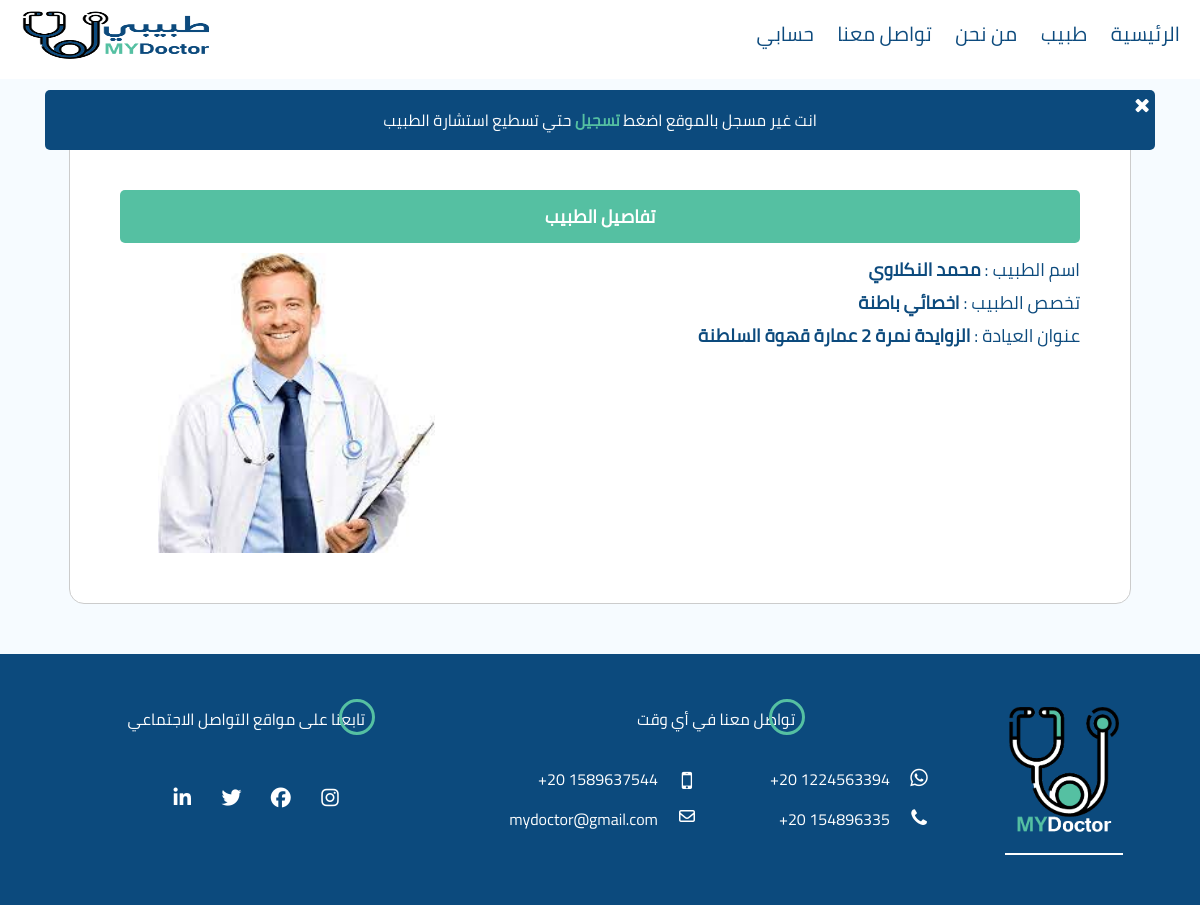
Before: /compelete2.php?id=6 with the older database file.
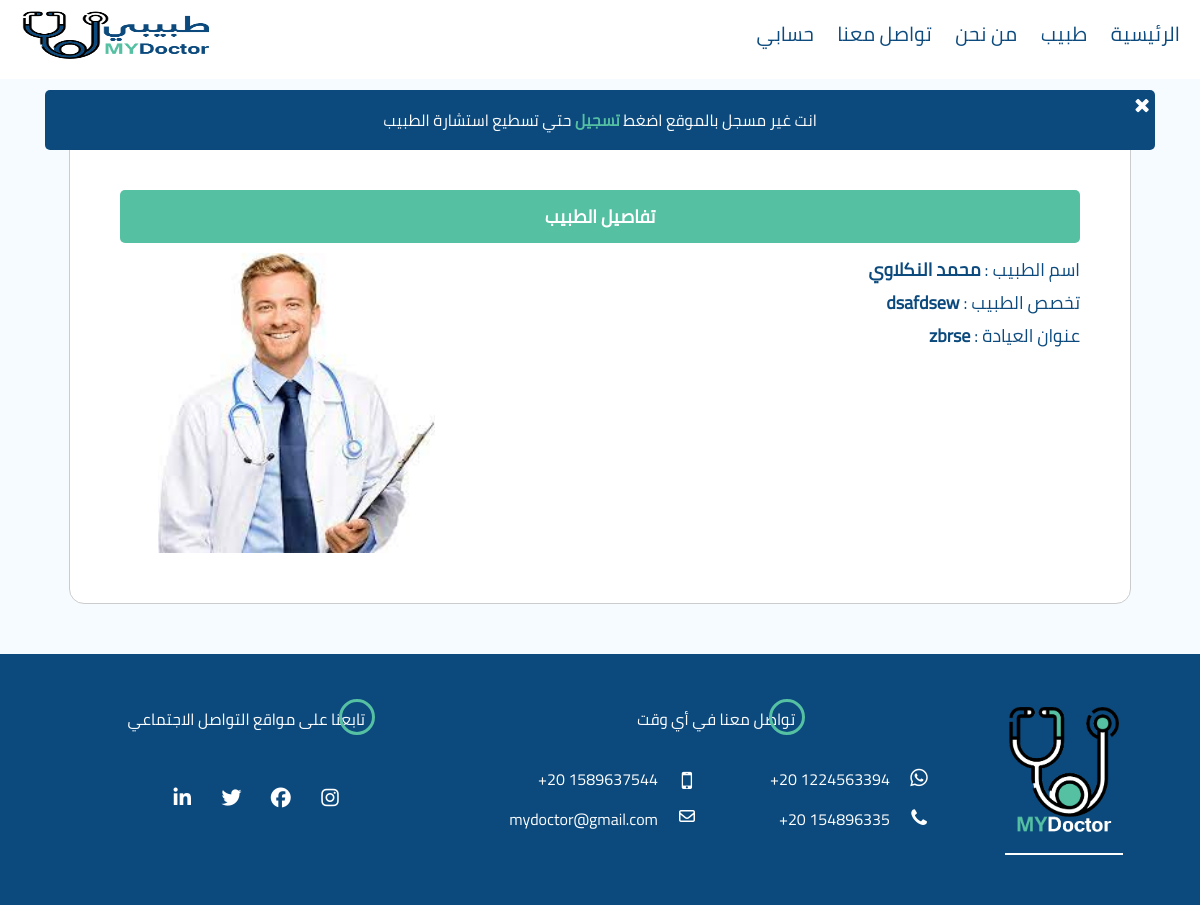
After: the same page with the newer database file.
### tables this page shows
CREATE TABLE `doctors` (
  `ID` int(10) NOT NULL,
  `DocName` varchar(100) NOT NULL,
  `DocEmail` varchar(100) NOT NULL,
  `DocPassword` varchar(100) NOT NULL,
  `DocPhone` varchar(20) NOT NULL,
  `DocGender` varchar(6) NOT NULL,
  `DocAge` int(3) NOT NULL,
  `DocSpec` varchar(200) NOT NULL,
  `DocClinic` varchar(300) NOT NULL,
  `DocCountry` varchar(100) NOT NULL,
  `DocImageSrc` text NOT NULL,
  `Online` varchar(5) NOT NULL,
  `RegDate` date NOT NULL DEFAULT current_timestamp(),
  `qualification` varchar(255) NOT NULL DEFAULT '-',
  `Permit` varchar(255) NOT NULL DEFAULT '-',
  `nNumber` varchar(255) NOT NULL DEFAULT '-',
  `prove` tinyint(4) NOT NULL DEFAULT 0
);

### compelete2.php (the view, shortened to what this page needs)
<?php
require_once 'config.php';
@$id = $_REQUEST['id'];
$sqlGO = "SELECT * FROM doctors WHERE ID = '$id'";
$resultGO = mysqli_query($conn, $sqlGO);
$rowGO = $resultGO->fetch_assoc();
?>
<!DOCTYPE html>
<html lang="en">
<head>
  <link rel="stylesheet" href="css/order.css">
  <link rel="stylesheet" href="css/booking-questions.css">
</head>
<body>
  <?php include 'nav.php'; ?>
  <?php
  if (!isset($_SESSION['UserEmail'])) {
    echo '
    <p class="register">
    <i class="fa fa-times"></i>
      انت غير مسجل بالموقع اضغط <a href="my-acount.php">تسجيل</a> حتي تسطيع استشارة الطبيب
    </p>
    ';
  }
  ?>
  <div class="com-cont">
    <p class="sec">تفاصيل الطبيب</p>
    <div class="doc-info">
      <div class="order-info">
        <p class="name">اسم الطبيب : <span><?php echo $rowGO['DocName']; ?></span></p>
        <p class="details">تخصص الطبيب : <span><?php echo $rowGO['DocSpec']; ?></span></p>
        <p class="address">عنوان العيادة : <span><?php echo $rowGO['DocClinic']; ?></span></p>
      </div>
      <div class="doc-img">
        <img src="imgs/doc/d1.jpg" alt="">
      </div>
    </div>
  </div>
  <?php include 'footer.php'; ?>
</body>
</html>

### nav.php (shortened to what this page needs)
<link rel="stylesheet" href="css/font-awesome.min.css">
<link rel="stylesheet" href="css/fixed.css">
<nav>
  <ul>
    <li><a href="index.php">الرئيسية</a></li>
    <li><a href="info-doctor.php">طبيب</a></li>
    <li><a href="about-us.php">من نحن</a></li>
    <li><a href="contact-us.php">تواصل معنا</a></li>
    <li><a href="my-acount.php">حسابي</a></li>
  </ul>
  <div class="logo">
    <img src="imgs/logo.png" alt="My Doctor Logo">
  </div>
</nav>

### footer.php (shortened to what this page needs)
<link rel="stylesheet" href="css/fixed.css">
<footer>
  <div class="logo">
    <img src="imgs/logo-footer.png" alt="">
    <hr>
  </div>
  <div class="contact">
    <p class="headmain"><span class="head">تواصل</span> معنا في أي وقت</p>
    <ul>
      <li><span>+20 1224563394</span><i class="fa fa-whatsapp fa-fw"></i></li>
      <li><span>+20 1589637544</span><i class="fa fa-mobile fa-fw"></i></li>
      <li><span>+20 154896335</span><i class="fa fa-phone fa-fw"></i></li>
      <li><span>mydoctor@gmail.com</span><i class="fa fa-envelope-o fa-fw"></i></li>
    </ul>
  </div>
  <div class="follow">
    <p class="headmain"><span class="head">تابعنا</span> على مواقع التواصل الاجتماعي</p>
    <ul>
      <li><i class="fa fa-linkedin fa-fw"></i></li>
      <li><i class="fa fa-twitter fa-fw"></i></li>
      <li><i class="fa fa-facebook fa-fw"></i></li>
      <li><i class="fa fa-instagram fa-fw"></i></li>
    </ul>
  </div>
</footer>

### css/order.css (style rules this page uses)
body { background-color: #f6fbff; font-family: cairo,arial; color: #0c4a7d; }
.head { height: 400px; text-align: center; overflow: hidden; }
.com-cont { background-color: #fff; width: 80%; margin: 50px auto; padding: 50px; border-radius: 15px; border: 1px solid #CCC; direction: rtl; }
.com-cont .order-info { text-align: right; font-size: 18px; }
.com-cont .order-info p { font-weight: normal; }
.com-cont .order-info p span { font-weight: bold; }
.sec { text-align: center; background-color: #55c0a2; color: #FFF; padding: 10px 0; font-weight: bold; font-size: 18px; margin: 10px 0; border-radius: 5px; }
.register { width: 90%; margin: auto; text-align: center; padding: 15px; background-color: #0c4a7d; color: #FFF; position: absolute; top: 90px; left: 50%; transform: translateX(-50%); border-radius: 5px; }
.register a { color: #55c0a2; font-weight: bold; text-decoration: none; }
.register i { position: absolute; right: 5px; top: 5px; font-size: 20px; cursor: pointer; }

### css/booking-questions.css (style rules this page uses)
.com-cont .doc-info { overflow: hidden; }
.com-cont .doc-info > div { width: 48%; height: 300px; float: right; }
.com-cont .doc-info .doc-img { text-align: left; }
.com-cont .doc-info .doc-img img { width: 60%; height: 100%; }

### css/fixed.css (style rules this page uses)
* { padding: 0; margin: 0; }
nav { direction: rtl; padding: 10px 20px; overflow: hidden; background-color: #fff; }
nav ul { line-height: 48px; width: 70%; float: right; list-style: none; }
nav ul li { display: inline-block; margin-left: 20px; }
nav ul li a { font-size: 20px; font-family: cairo,Arial, Helvetica, sans-serif; color: #0c4a7d; text-decoration: none; transition: color .3s; }
nav .logo { text-align: left; width: 30%; float: left; }
nav .logo img { width: 55%; height: 50px; }
footer { font-family: cairo,Arial, Helvetica, sans-serif; background-color: #0c4a7d; color: #fff; padding: 50px 20px; overflow: hidden; }
footer .logo { width: 20%; text-align: center; float: right; }
footer .logo img { width: 50%; }
footer .logo hr { width: 50%; margin: 8px auto 0; border: 1px solid #fff; }
footer .head { position: relative; text-align: right; }
footer .headmain { text-align: center; }
footer .head:after { content: ''; width: 30px; height: 30px; position: absolute; top: -5px; right: -10px; border: 3px solid #55c0a2; border-radius: 50%; }
footer .contact { width: 40%; float: right; }
footer .contact ul { margin-top: 20px; list-style: none; overflow: hidden; }
footer .contact ul li { width: 50%; margin-top: 10px; float: right; overflow: hidden; transition: color .3s; }
footer .contact ul li i { width: 25%; float: right; text-align: center; font-size: 20px; margin-top: 4px; }
footer .contact ul li i.fa-mobile { font-size: 24px; }
footer .contact ul li i.fa-envelope-o { font-size: 16px; }
footer .contact ul li span { display: inline-block; width: 75%; float: left; text-align: right; }
footer .follow { width: 39%; float: right; margin-right: 1%; }
footer .follow ul { margin-top: 50px; text-align: center; list-style: none; }
footer .follow ul li { display: inline-block; margin-left: 20px; }
footer .follow ul li i { font-size: 20px; transition: color .3s; cursor: pointer; }

Changed rows visible on the page:
changed doctors "محمد النكلاوي": DocSpec "اخصائي باطنة" → "dsafdsew"; DocClinic "الزوايدة نمرة 2 عمارة قهوة السلطنة" → "zbrse"
